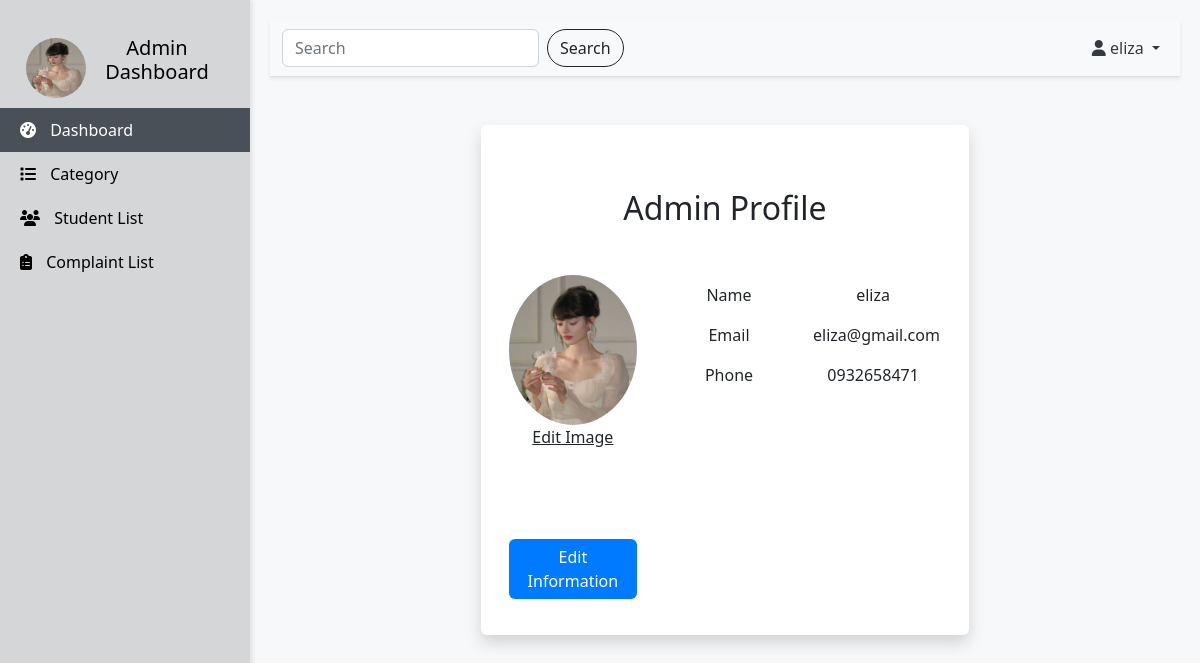
Before: /adminProfile (signed in) with the older database file.
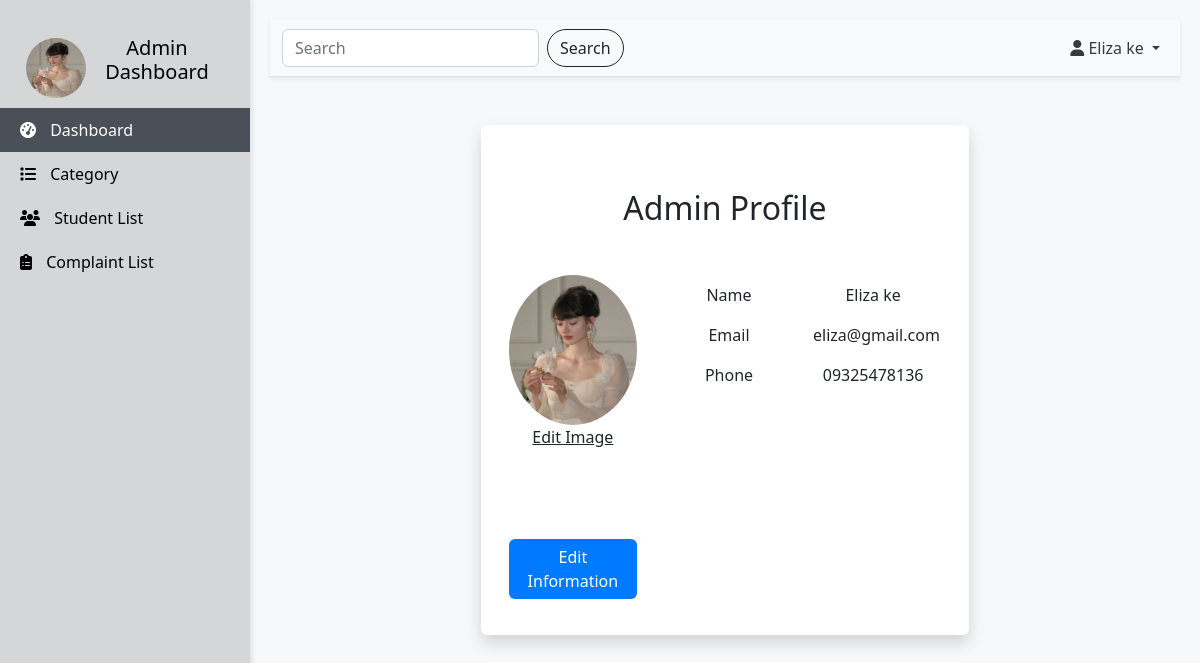
After: the same page with the newer database file.
### website/models.py (models this page shows)
class Admin(db.Model):
    id = db.Column(db.Integer, primary_key=True)
    admin_name = db.Column(db.String(255), nullable=False)
    admin_email = db.Column(db.String(255), nullable=False)
    admin_phone = db.Column(db.String(255), nullable=False)
    admin_password = db.Column(db.String(255), nullable=False)
    admin_image = db.Column(db.String(255), nullable=False)

### app.py (the view)
@app.route('/adminProfile', methods=['GET', 'POST'])
def adminProfile():
    if 'admin_id' not in session:
        return redirect(url_for('SignIn'))
    else:
        return adminprofile()

### website/adminfeatures.py (called while the page is built, shortened)
def adminprofile():
    user_id = session.get('admin_id')
    admin = Admin.query.get(user_id)
    return render_template('adminprofile.html', user=admin)

### website/templates/adminprofile.html (shortened to what this page needs)
{% extends "adminlayout.html" %} {% block title %}Profile{% endblock%} {% block content %}
<div class="d-flex justify-content-center align-items-center">
<div
  class="shadow p-3 bg-body-tertiary rounded"
  style="background-color: white; width:60%;"
>
  <div class="container text-center" >
    <h2 class="m-5">Admin Profile</h2>
    <div class="row">
      <div class="col-md-4">
        <img
          src="{{ url_for('static', filename='images/'+ user.admin_image) }}"
          alt="Welcome Image"
          class="img-fluid rounded-circle"
          style="width: 150px; height: 150px"
        />
        <form enctype="multipart/form-data" method="POST">
                <label for="profileImage" style="text-decoration:underline">
                    Edit Image
                </label>
        </form>
        <div style="margin-top:90px; margin-bottom:20px">
            <button class="btn btn-primary" data-bs-toggle="modal" data-bs-target="#editprofileModal">Edit Information</button>
        </div>
      </div>
      <div class="col-md-8">
        <div class="row p-2 ">
          <div class="col-md-6">Name</div>
          <div class="col-md-6">{{ user.admin_name }}</div>
        </div>
        <div class="row p-2 ">
          <div class="col-md-6">Email</div>
          <div class="col-md-6">{{ user.admin_email }}</div>
        </div>
        <div class="row p-2">
          <div class="col-md-6">Phone</div>
          <div class="col-md-6">{{ user.admin_phone}}</div>
        </div>
      </div>
    </div>
  </div>
</div>
</div>
{% endblock %}

### website/templates/adminlayout.html (shortened to what this page needs)
<!DOCTYPE html>
<html lang="en">
<head>
    <link rel="stylesheet" href="https://cdn.jsdelivr.net/npm/bootstrap@5.2.3/dist/css/bootstrap.min.css">
    <link rel="stylesheet" href="https://cdnjs.cloudflare.com/ajax/libs/font-awesome/6.2.1/css/all.min.css">
    <link rel="stylesheet" href="https://cdn.jsdelivr.net/npm/bootstrap-icons@1.11.3/font/bootstrap-icons.min.css">
    <link rel="stylesheet" href="{{ url_for('static', filename='css/admincss.css') }}">
</head>
<body>
    <div class="d-flex">
        <nav class="sidebar">
            <div class="text-center py-3 px-4">
                <div class="admin_details">
                    <div class="profile">
                        <img
                        src="{{ url_for('static', filename='images/' + session.get('admin')['admin_profile']) }}"
                        alt="Welcome Image"
                        class="img-fluid rounded-circle" style="width:60px;height:60px;"
                        />
                    </div>
                    <h5 style="color: #000000;">Admin Dashboard</h5>
                </div>
            </div>
            <ul class="nav flex-column">
                <li class="nav-item active">
                    <a href="#" class="nav-link"><i class="fas fa-tachometer-alt"></i> Dashboard</a>
                </li>
                <li class="nav-item">
                    <a href="#studentsSubmenu" data-bs-toggle="collapse" class="nav-link"><i class="fas fa-list"></i> Category</a>
                </li>
                <li class="nav-item">
                    <a href="/viewStudent" class="nav-link"><i class="fas fa-users"></i> Student List</a>
                </li>
                <li class="nav-item">
                    <a href="/viewComplaints" class="nav-link"><i class="fas fa-clipboard-list"></i> Complaint List</a>
                </li>
            </ul>
        </nav>
        <div class="content">
            <nav class="navbar navbar-expand-lg navbar-light bg-light shadow-sm">
                <div class="container-fluid">
                    <form class="d-flex">
                        <input class="form-control me-2" type="search" placeholder="Search" aria-label="Search">
                        <button class="btn btn-outline-dark btn-rounded" type="submit">Search</button>
                    </form>
                    <div class="collapse navbar-collapse" id="navbarNav">
                        <ul class="navbar-nav ms-auto">
                            <li class="nav-item dropdown">
                                <a class="nav-link dropdown-toggle" href="#" id="navbarDropdown" role="button" data-bs-toggle="dropdown">
                                    <i class="fas fa-user"></i> {{ session.get('admin')['admin_name'] }}
                                </a>
                            </li>
                        </ul>
                    </div>
                </div>
            </nav>
            <div class="m-5">
                {% block content %} {% endblock %}
            </div>
</body>
</html>

Changed rows visible on the page:
changed Admin "eliza@gmail.com": admin_name "eliza" → "Eliza ke"; admin_phone "0932658471" → "09325478136"
